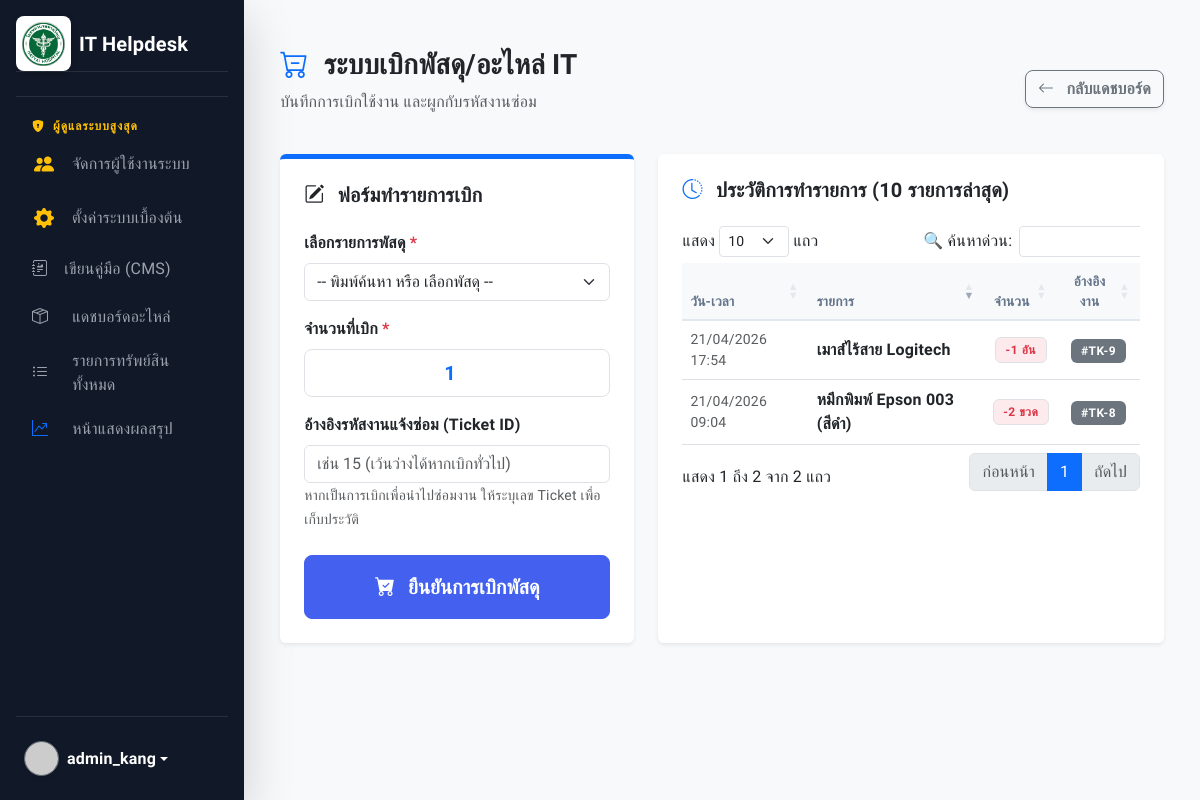
Page /modules/inventory/withdraw.php (signed in) on the committed database.
### tables this page shows
CREATE TABLE `inventory_withdrawals` (
  `withdrawal_id` int(11) NOT NULL,
  `item_id` int(11) DEFAULT NULL,
  `ticket_id` int(11) DEFAULT NULL,
  `admin_id` int(11) DEFAULT NULL,
  `quantity` int(11) DEFAULT 1,
  `withdraw_date` timestamp NOT NULL DEFAULT current_timestamp()
);

CREATE TABLE `inventory` (
  `item_id` int(11) NOT NULL,
  `item_name` varchar(255) NOT NULL,
  `item_type` enum('Hardware','Software','Network','Other') DEFAULT 'Hardware',
  `stock_quantity` int(11) DEFAULT 0,
  `unit` varchar(50) DEFAULT 'ชิ้น',
  `min_threshold` int(11) DEFAULT 5,
  `updated_at` timestamp NOT NULL DEFAULT current_timestamp() ON UPDATE current_timestamp()
);

CREATE TABLE `tickets` (
  `ticket_id` int(11) NOT NULL,
  `user_id` int(11) NOT NULL,
  `it_support_id` int(11) DEFAULT NULL,
  `title` varchar(150) NOT NULL,
  `category` varchar(50) NOT NULL,
  `problem_desc` text NOT NULL,
  `building` varchar(100) DEFAULT NULL,
  `floor` varchar(50) DEFAULT NULL,
  `room_no` varchar(100) DEFAULT NULL,
  `image_path` varchar(255) DEFAULT NULL,
  `urgency` enum('Normal','High','Critical') DEFAULT 'Normal',
  `status` enum('Pending','In Progress','Resolved','Closed') DEFAULT 'Pending',
  `resolution_notes` text DEFAULT NULL,
  `rating` int(11) DEFAULT NULL,
  `feedback` text DEFAULT NULL,
  `created_at` timestamp NOT NULL DEFAULT current_timestamp(),
  `resolved_at` timestamp NULL DEFAULT NULL
);

### modules/inventory/withdraw.php (the view, shortened to what this page needs)
<?php
$db = new Database();
$conn = $db->connect();
$stmt = $conn->prepare("
    SELECT w.*, i.item_name, i.unit, t.ticket_id
    FROM inventory_withdrawals w
    JOIN inventory i ON w.item_id = i.item_id
    LEFT JOIN tickets t ON w.ticket_id = t.ticket_id
    ORDER BY w.withdraw_date DESC LIMIT 10
");
$stmt->execute();
$history = $stmt->fetchAll();
require_once '../../includes/header.php';
require_once '../../includes/sidebar.php';
?>
<div class="container-fluid py-4">
    <div class="d-flex justify-content-between align-items-center mb-4">
        <div>
            <h3 class="fw-bold text-dark"><i class="bi bi-cart-dash text-primary me-2"></i> ระบบเบิกพัสดุ/อะไหล่ IT</h3>
            <p class="text-muted">บันทึกการเบิกใช้งาน และผูกกับรหัสงานซ่อม</p>
        </div>
        <a href="dashboard.php" class="btn btn-outline-secondary shadow-sm fw-bold">
            <i class="bi bi-arrow-left me-2"></i> กลับแดชบอร์ด
        </a>
    </div>
    <div class="row g-4">
        <div class="col-lg-5">
            <div class="card border-0 shadow-sm p-4 h-100 border-top border-primary border-5">
                <h5 class="fw-bold mb-4"><i class="bi bi-pencil-square me-2"></i> ฟอร์มทำรายการเบิก</h5>
                <form method="POST" action="">
                    <div class="mb-3">
                        <label class="form-label fw-bold">เลือกรายการพัสดุ <span class="text-danger">*</span></label>
                        <select name="item_id" class="form-select select2" required>
                            <option value="">-- พิมพ์ค้นหา หรือ เลือกพัสดุ --</option>
                        </select>
                    </div>
                    <div class="mb-3">
                        <label class="form-label fw-bold">จำนวนที่เบิก <span class="text-danger">*</span></label>
                        <input type="number" name="quantity" class="form-control form-control-lg text-center text-primary fw-bold" value="1" min="1" required>
                    </div>
                    <div class="mb-4">
                        <label class="form-label fw-bold">อ้างอิงรหัสงานแจ้งซ่อม (Ticket ID)</label>
                        <input type="number" name="ticket_id" class="form-control" placeholder="เช่น 15 (เว้นว่างได้หากเบิกทั่วไป)">
                        <small class="text-muted">หากเป็นการเบิกเพื่อนำไปซ่อมงาน ให้ระบุเลข Ticket เพื่อเก็บประวัติ</small>
                    </div>
                    <button type="submit" class="btn btn-primary w-100 fw-bold py-3 fs-5">
                        <i class="bi bi-cart-check-fill me-2"></i> ยืนยันการเบิกพัสดุ
                    </button>
                </form>
            </div>
        </div>
        <div class="col-lg-7">
            <div class="card border-0 shadow-sm p-4 h-100">
                <h5 class="fw-bold mb-4"><i class="bi bi-clock-history me-2 text-primary"></i> ประวัติการทำรายการ (10 รายการล่าสุด)</h5>
                <div class="table-responsive">
                    <table class="table table-hover align-middle">
                        <thead class="table-light">
                            <tr>
                                <th>วัน-เวลา</th>
                                <th>รายการ</th>
                                <th class="text-center">จำนวน</th>
                                <th class="text-center">อ้างอิงงาน</th>
                            </tr>
                        </thead>
                        <tbody>
                            <?php if(empty($history)): ?>
                                <tr><td colspan="4" class="text-center text-muted py-4">ยังไม่มีประวัติการเบิกพัสดุ</td></tr>
                            <?php else: ?>
                                <?php foreach($history as $h): ?>
                                <tr>
                                    <td class="text-muted small"><?php echo date('d/m/Y H:i', strtotime($h['withdraw_date'])); ?></td>
                                    <td class="fw-bold"><?php echo htmlspecialchars($h['item_name']); ?></td>
                                    <td class="text-center">
                                        <span class="badge bg-danger bg-opacity-10 text-danger border">-<?php echo $h['quantity']; ?> <?php echo htmlspecialchars($h['unit']); ?></span>
                                    </td>
                                    <td class="text-center">
                                        <?php if($h['ticket_id']): ?>
                                            <a href="../tickets/ticket_detail.php?id=<?php echo $h['ticket_id']; ?>" class="badge bg-secondary text-decoration-none">#TK-<?php echo $h['ticket_id']; ?></a>
                                        <?php else: ?>
                                            <span class="text-muted">-</span>
                                        <?php endif; ?>
                                    </td>
                                </tr>
                                <?php endforeach; ?>
                            <?php endif; ?>
                        </tbody>
                    </table>
                </div>
            </div>
        </div>
    </div>
</div>
<link href="https://cdn.jsdelivr.net/npm/select2@4.1.0-rc.0/dist/css/select2.min.css" rel="stylesheet" />
<?php require_once '../../includes/footer.php'; ?>

### assets/css/style.css (style rules this page uses)
:root { --primary-color: #4361ee; --secondary-color: #3f37c9; --success-color: #4cc9f0; --danger-color: #f72585; --bg-color: #f8f9fa; --sidebar-bg: #111827; --sidebar-hover: #1f2937; --text-main: #334155; --card-shadow: 0 10px 15px -3px rgba(0, 0, 0, 0.05), 0 4px 6px -2px rgba(0, 0, 0, 0.025); }
body { font-family: 'Sarabun', sans-serif; background-color: var(--bg-color); color: var(--text-main); letter-spacing: 0.2px; }
.btn { border-radius: 8px; font-weight: 500; transition: all 0.2s ease; }
.btn-primary { background-color: var(--primary-color); border-color: var(--primary-color); }
.badge { padding: 0.5em 0.8em; font-weight: 600; border-radius: 6px; letter-spacing: 0.5px; }
table.dataTable > thead > tr > th { border-bottom: 2px solid #e2e8f0; text-transform: uppercase; font-size: 0.85rem; color: #64748b; }

### includes/header.php (style rules this page uses)
html, body { height: 100%; }

### rows in the picture
inventory_withdrawals: withdraw_date "21/04/2026 17:54", item.item_name "เมาส์ไร้สาย Logitech", quantity "1", item.unit "อัน", ticket.ticket_id "9"
inventory_withdrawals: withdraw_date "21/04/2026 09:04", item.item_name "หมึกพิมพ์ Epson 003 (สีดำ)", quantity "2", item.unit "ขวด", ticket.ticket_id "8"

### other values in the picture
$_SESSION['username'] "admin_kang"
